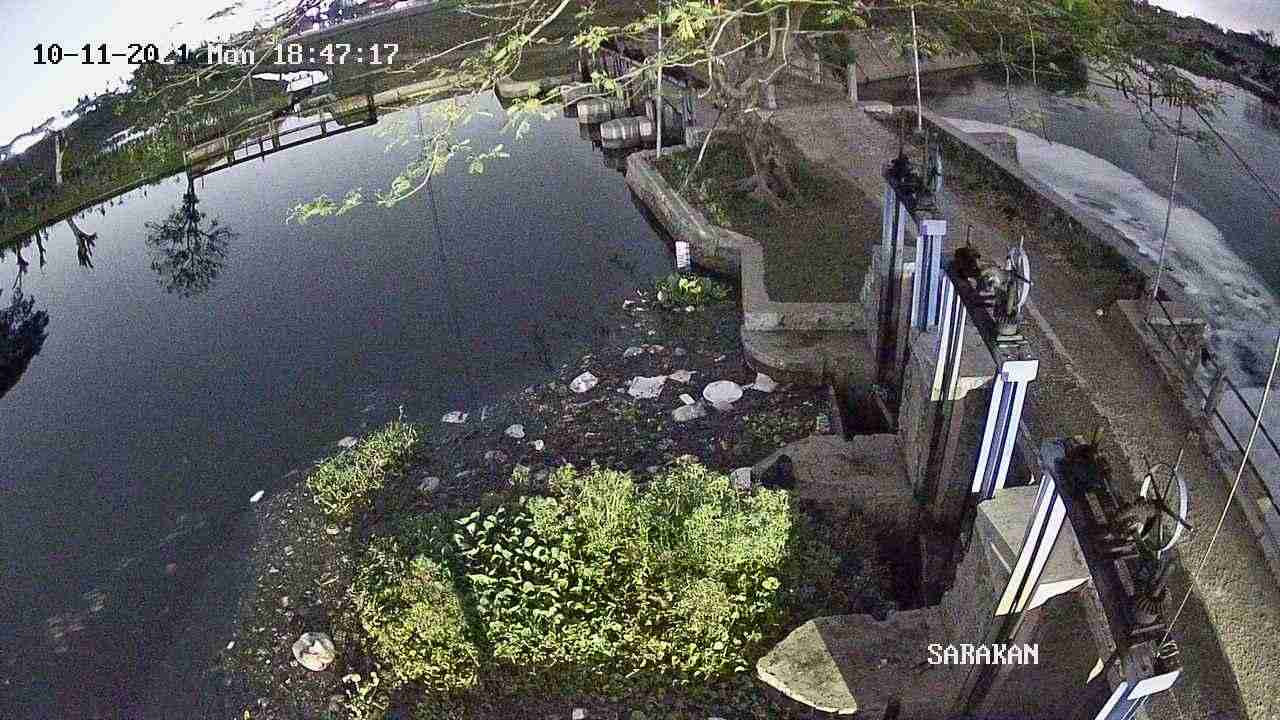
#> input picture image-4-compressed.jpg, 1280 x 720 px, given in place of the camera
$ python human_detection.py
#> lines starting #> are read from the running program, lines starting #| are printed output that depends on the picture
from imutils.video import VideoStream
import argparse
import datetime
import imutils
import time
import cv2


vs = VideoStream(src=0).start()
time.sleep(2.0)
firstFrame = None

# loop over the frames of the video

while True:

	frame = vs.read()
#> frame is the input picture: shape (720, 1280, 3); mean B, G, R 90.9, 92.6, 92.4
	#frame = frame if args.get("video", None) is None else frame[1]
	text = "Unoccupied"

	if frame is None:
		break


	frame = imutils.resize(frame, width=500)
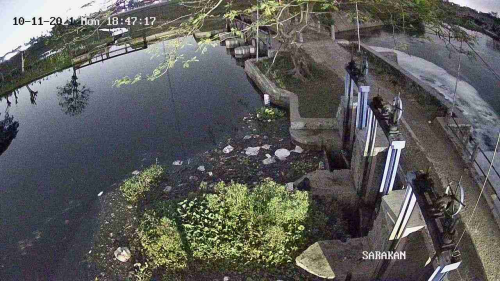
#> frame: shape (281, 500, 3); mean B, G, R 90.9, 92.6, 92.4
	gray = cv2.cvtColor(frame, cv2.COLOR_BGR2GRAY)
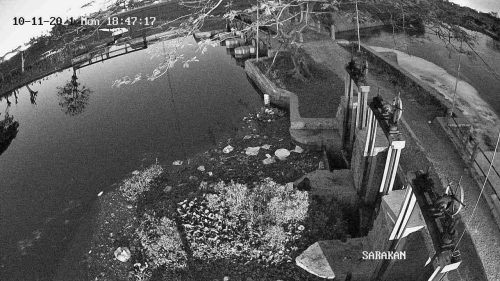
#> gray: shape (281, 500); min 4, max 251, mean 92.4
	gray = cv2.GaussianBlur(gray, (21, 21), 0)
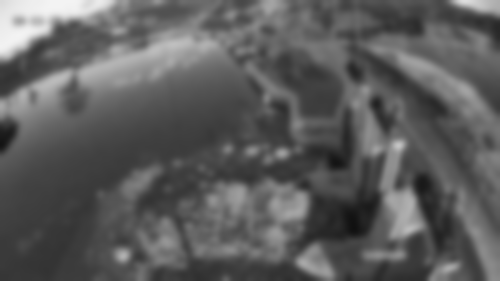
#> gray: shape (281, 500); min 16, max 243, mean 92.4

	if firstFrame is None:
		firstFrame = gray
		continue

	frameDelta = cv2.absdiff(firstFrame, gray)
	thresh = cv2.threshold(frameDelta, 25, 255, cv2.THRESH_BINARY)[1]
	# dilate the thresholded image to fill in holes, then find contours
	# on thresholded image
	thresh = cv2.dilate(thresh, None, iterations=2)
	cnts = cv2.findContours(thresh.copy(), cv2.RETR_EXTERNAL,
		cv2.CHAIN_APPROX_SIMPLE)
	cnts = imutils.grab_contours(cnts)
	# loop over the contours
	for c in cnts:
		# if the contour is too small, ignore it
		if cv2.contourArea(c) < args["min_area"]:
			continue
		# compute the bounding box for the contour, draw it on the frame,
		# and update the text
		(x, y, w, h) = cv2.boundingRect(c)
		cv2.rectangle(frame, (x, y), (x + w, y + h), (0, 255, 0), 2)
		text = "Occupied"


# draw the text and timestamp on the frame
	cv2.putText(frame, "Room Status: {}".format(text), (10, 20),
		cv2.FONT_HERSHEY_SIMPLEX, 0.5, (0, 0, 255), 2)
	cv2.putText(frame, datetime.datetime.now().strftime("%A %d %B %Y %I:%M:%S%p"),
		(10, frame.shape[0] - 10), cv2.FONT_HERSHEY_SIMPLEX, 0.35, (0, 0, 255), 1)
	# show the frame and record if the user presses a key
	cv2.imshow("Security Feed", frame)
	cv2.imshow("Thresh", thresh)
	cv2.imshow("Frame Delta", frameDelta)
	key = cv2.waitKey(1) & 0xFF
	# if the `q` key is pressed, break from the lop
	if key == ord("q"):
		break
# cleanup the camera and close any open windows
vs.stop()
cv2.destroyAllWindows()
